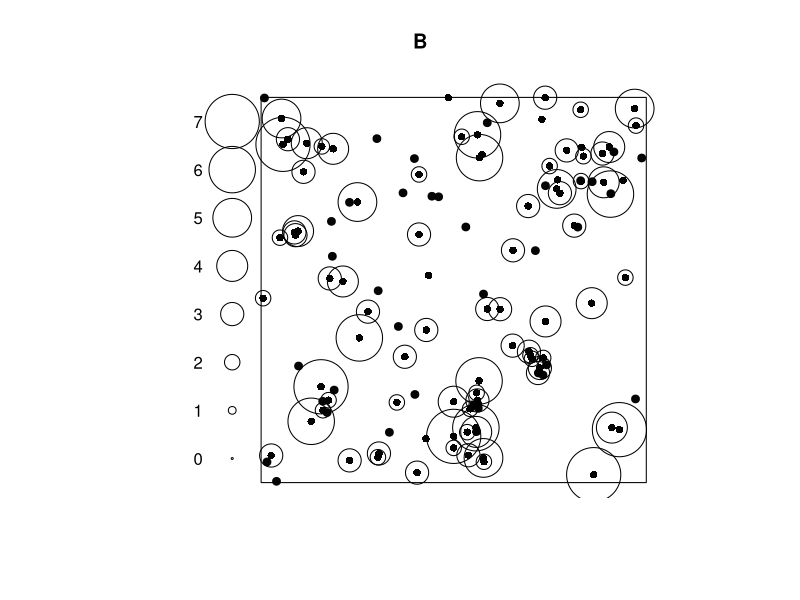
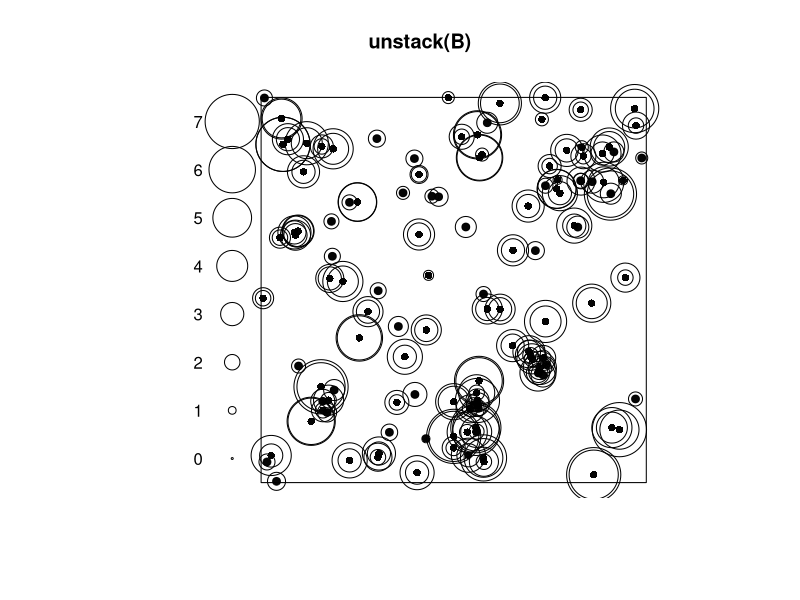

R code for these plots, in order:
library(spatstat)


### Name: unstack.solist
### Title: Unstack Each Spatial Object in a List of Objects
### Aliases: unstack.solist unstack.layered
### Keywords: spatial manip

### ** Examples

  A <- solist(finpines=finpines, cells=cells)
  A
  unstack(A)
  B <- layered(fin=finpines, loc=unmark(finpines),
              plotargs=list(list(), list(pch=16)))
  B
  plot(B)
  unstack(B)
  plot(unstack(B))
